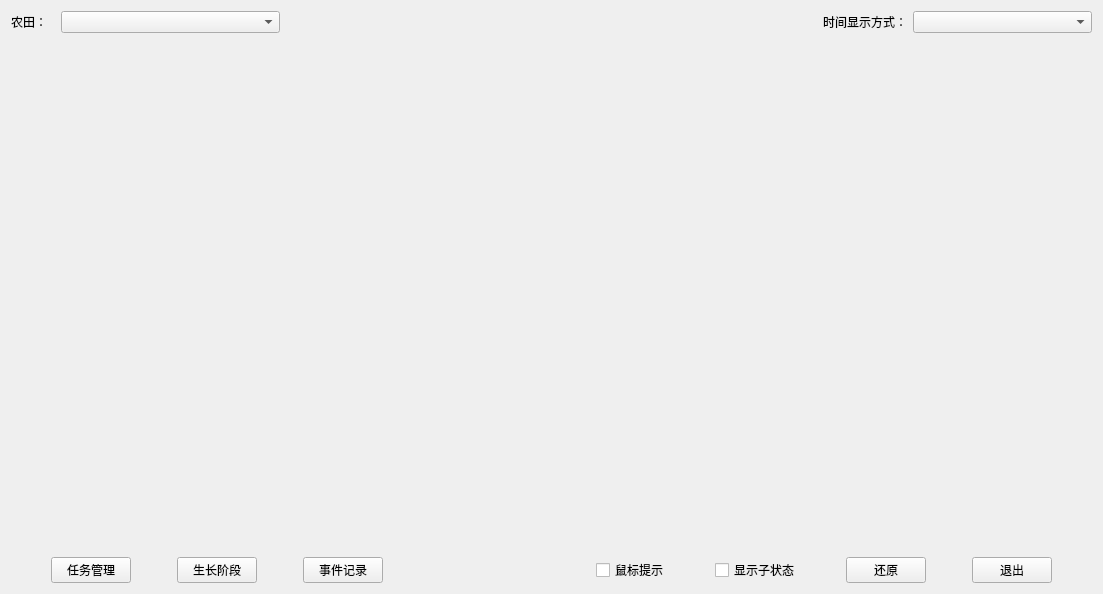
<?xml version="1.0" encoding="UTF-8"?>
<ui version="4.0">
 <class>CDlgTaskSchedule</class>
 <widget class="QWidget" name="CDlgTaskSchedule">
  <property name="geometry">
   <rect>
    <x>0</x>
    <y>0</y>
    <width>1103</width>
    <height>594</height>
   </rect>
  </property>
  <property name="windowTitle">
   <string>Form</string>
  </property>
  <layout class="QVBoxLayout" name="verticalLayout" stretch="1,20,1">
   <item>
    <layout class="QHBoxLayout" name="horizontalLayout_2" stretch="1,2,1">
     <item>
      <layout class="QHBoxLayout" name="horizontalLayout" stretch="1,5">
       <item>
        <widget class="QLabel" name="label">
         <property name="layoutDirection">
          <enum>Qt::RightToLeft</enum>
         </property>
         <property name="text">
          <string>农田：</string>
         </property>
        </widget>
       </item>
       <item>
        <widget class="QComboBox" name="comboBox"/>
       </item>
      </layout>
     </item>
     <item>
      <spacer name="horizontalSpacer">
       <property name="orientation">
        <enum>Qt::Horizontal</enum>
       </property>
       <property name="sizeHint" stdset="0">
        <size>
         <width>40</width>
         <height>20</height>
        </size>
       </property>
      </spacer>
     </item>
     <item>
      <layout class="QHBoxLayout" name="horizontalLayout_4" stretch="1,5">
       <item>
        <widget class="QLabel" name="label_2">
         <property name="layoutDirection">
          <enum>Qt::RightToLeft</enum>
         </property>
         <property name="text">
          <string>时间显示方式：</string>
         </property>
        </widget>
       </item>
       <item>
        <widget class="QComboBox" name="comboBox_2"/>
       </item>
      </layout>
     </item>
    </layout>
   </item>
   <item>
    <widget class="CDrawAxis" name="DrawWidget" native="true"/>
   </item>
   <item>
    <layout class="QHBoxLayout" name="horizontalLayout_3" stretch="0,0,0,0,0,0,5,0,0,0,0,0,0,0,0">
     <item>
      <spacer name="horizontalSpacer_9">
       <property name="orientation">
        <enum>Qt::Horizontal</enum>
       </property>
       <property name="sizeHint" stdset="0">
        <size>
         <width>40</width>
         <height>20</height>
        </size>
       </property>
      </spacer>
     </item>
     <item>
      <widget class="QPushButton" name="pushButton_3">
       <property name="minimumSize">
        <size>
         <width>80</width>
         <height>0</height>
        </size>
       </property>
       <property name="text">
        <string>任务管理</string>
       </property>
      </widget>
     </item>
     <item>
      <spacer name="horizontalSpacer_7">
       <property name="orientation">
        <enum>Qt::Horizontal</enum>
       </property>
       <property name="sizeHint" stdset="0">
        <size>
         <width>40</width>
         <height>20</height>
        </size>
       </property>
      </spacer>
     </item>
     <item>
      <widget class="QPushButton" name="pushButton_4">
       <property name="minimumSize">
        <size>
         <width>80</width>
         <height>0</height>
        </size>
       </property>
       <property name="text">
        <string>生长阶段</string>
       </property>
      </widget>
     </item>
     <item>
      <spacer name="horizontalSpacer_8">
       <property name="orientation">
        <enum>Qt::Horizontal</enum>
       </property>
       <property name="sizeHint" stdset="0">
        <size>
         <width>40</width>
         <height>20</height>
        </size>
       </property>
      </spacer>
     </item>
     <item>
      <widget class="QPushButton" name="pushButton_5">
       <property name="minimumSize">
        <size>
         <width>80</width>
         <height>0</height>
        </size>
       </property>
       <property name="text">
        <string>事件记录</string>
       </property>
      </widget>
     </item>
     <item>
      <spacer name="horizontalSpacer_2">
       <property name="orientation">
        <enum>Qt::Horizontal</enum>
       </property>
       <property name="sizeHint" stdset="0">
        <size>
         <width>40</width>
         <height>20</height>
        </size>
       </property>
      </spacer>
     </item>
     <item>
      <widget class="QCheckBox" name="checkBox_2">
       <property name="text">
        <string>鼠标提示</string>
       </property>
      </widget>
     </item>
     <item>
      <spacer name="horizontalSpacer_6">
       <property name="orientation">
        <enum>Qt::Horizontal</enum>
       </property>
       <property name="sizeHint" stdset="0">
        <size>
         <width>40</width>
         <height>20</height>
        </size>
       </property>
      </spacer>
     </item>
     <item>
      <widget class="QCheckBox" name="checkBox">
       <property name="text">
        <string>显示子状态</string>
       </property>
      </widget>
     </item>
     <item>
      <spacer name="horizontalSpacer_5">
       <property name="orientation">
        <enum>Qt::Horizontal</enum>
       </property>
       <property name="sizeHint" stdset="0">
        <size>
         <width>40</width>
         <height>20</height>
        </size>
       </property>
      </spacer>
     </item>
     <item>
      <widget class="QPushButton" name="pushButton">
       <property name="minimumSize">
        <size>
         <width>80</width>
         <height>0</height>
        </size>
       </property>
       <property name="text">
        <string>还原</string>
       </property>
      </widget>
     </item>
     <item>
      <spacer name="horizontalSpacer_3">
       <property name="orientation">
        <enum>Qt::Horizontal</enum>
       </property>
       <property name="sizeHint" stdset="0">
        <size>
         <width>40</width>
         <height>20</height>
        </size>
       </property>
      </spacer>
     </item>
     <item>
      <widget class="QPushButton" name="pushButton_2">
       <property name="minimumSize">
        <size>
         <width>80</width>
         <height>0</height>
        </size>
       </property>
       <property name="text">
        <string>退出</string>
       </property>
      </widget>
     </item>
     <item>
      <spacer name="horizontalSpacer_4">
       <property name="orientation">
        <enum>Qt::Horizontal</enum>
       </property>
       <property name="sizeHint" stdset="0">
        <size>
         <width>40</width>
         <height>20</height>
        </size>
       </property>
      </spacer>
     </item>
    </layout>
   </item>
  </layout>
 </widget>
 <customwidgets>
  <customwidget>
   <class>CDrawAxis</class>
   <extends>QWidget</extends>
   <header>CDrawAxis.h</header>
   <container>1</container>
  </customwidget>
 </customwidgets>
 <resources/>
 <connections/>
</ui>
